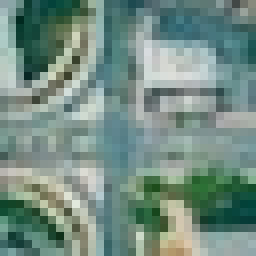
#> input picture road.jpg, 32 x 32 px (shown 8 times larger)
$ python img.py
#> lines starting #> are read from the running program, lines starting #| are printed output that depends on the picture
import cv2
import numpy as np
import matplotlib.pyplot as plt


def show(i, j):
    i = i.reshape((32, 32, 3))
    m, M = i.min(), i.max()
    cv2.imshow(str(j), (i - m) / (M - m))


def make(j, i):
    i = i.reshape((32, 32, 3))
    cv2.imwrite(j, i)


road = cv2.imread("road.jpg", cv2.IMREAD_COLOR)
#> road is the input picture: shape (32, 32, 3); mean B, G, R 131.4, 141.3, 116.1
bird = cv2.imread("bird.jpg", cv2.IMREAD_COLOR)
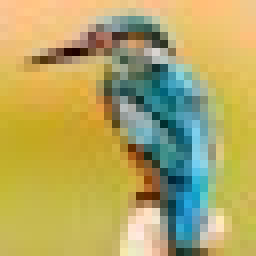
#> input picture bird.jpg, 32 x 32 px (shown 8 times larger)
#> bird is the input picture: shape (32, 32, 3); mean B, G, R 100.6, 167.9, 179
# gray = cv2.cvtColor(color, cv2.COLOR_BGR2GRAY)


# # plt.show()
data = np.asarray([road, bird], dtype=np.float32)
data = data.reshape(-1, 3072)
show(data[1], 1)
#> in show, `m, M = i.min(), i.max()`: m = 0; M = 255
center = data - np.mean(data, axis=1).reshape(-1, 1)
center /= np.std(data, axis=1).reshape(-1, 1)
show(center[1], 2)

# Assume input data matrix X of size [N x D]
# zero-center the data (important)
# get the data covariance matrix
cov = np.dot(center.T, center) / center.shape[0]
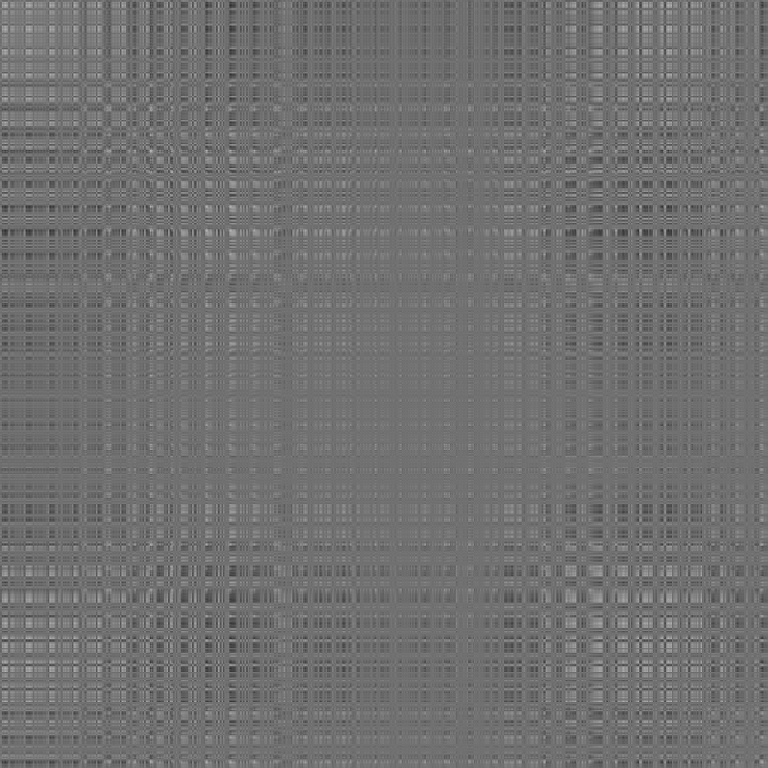
#> cov: shape (3072, 3072) float32 (shown at 1/4 size); min -4.44, max 5.57, mean 1.29e-11; drawn with min black and max white
#> (the run stopped early here; a loop or call above may not have finished)
